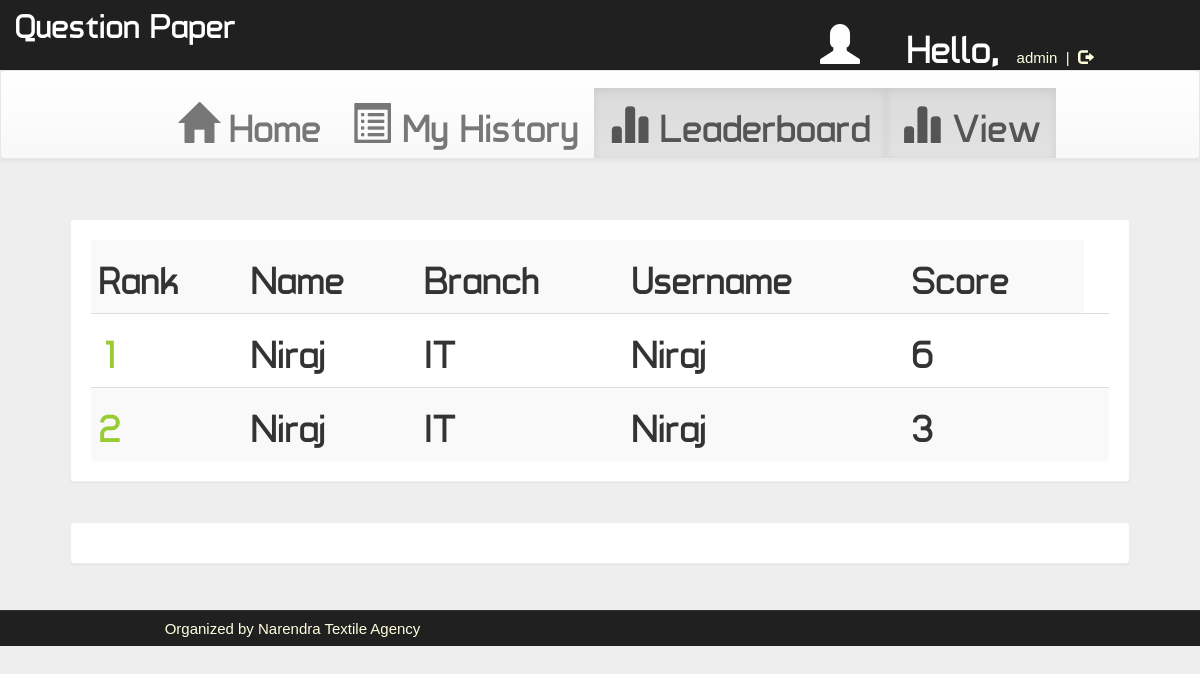
Screenshot of /account.php?q=3 (signed in) with the database file from the repository.
### tables this page shows
CREATE TABLE `rank` (
  `id` int(100) NOT NULL,
  `username` varchar(50) NOT NULL,
  `score` int(11) NOT NULL,
  `time` timestamp NOT NULL DEFAULT current_timestamp() ON UPDATE current_timestamp()
);

CREATE TABLE `user` (
  `id` int(100) NOT NULL,
  `name` varchar(50) NOT NULL,
  `rollno` varchar(20) NOT NULL,
  `branch` varchar(20) NOT NULL,
  `gender` varchar(5) NOT NULL,
  `username` varchar(50) NOT NULL,
  `phno` bigint(20) NOT NULL,
  `password` varchar(50) NOT NULL
);

### account.php (the view, shortened to what this page needs)
<!DOCTYPE html PUBLIC "-//W3C//DTD XHTML 1.0 Transitional//EN" "http://www.w3.org/TR/xhtml1/DTD/xhtml1-transitional.dtd">
<html xmlns="http://www.w3.org/1999/xhtml">
<head>
    <link rel="stylesheet" href="css/bootstrap.min.css" />
    <link rel="stylesheet" href="css/bootstrap-theme.min.css" />
    <link rel="stylesheet" href="css/main.css">
    <link rel="stylesheet" href="css/font.css">
</head>
<body>
    <div class="header">
        <div class="row">
            <div class="col-lg-6">
                <span class="logo">Question Paper</span>
            </div>
            <div class="col-md-4 col-md-offset-2">
                <?php
                include_once 'dbConnection.php';
                if (!(isset($_SESSION['username']))) {
                    header("location:index.php");
                } else {
                    $name     = $_SESSION['name'];
                    $username = $_SESSION['username'];
                    echo '<span class="pull-right top title1" ><span style="color:white"><span class="glyphicon glyphicon-user" aria-hidden="true"></span>&nbsp;&nbsp;&nbsp;&nbsp;Hello,</span> <span class="log log1" style="color:lightyellow">' . $username . '&nbsp;&nbsp;|&nbsp;&nbsp;<a href="logout.php?q=account.php" style="color:lightyellow"><span class="glyphicon glyphicon-log-out" aria-hidden="true"></span>&nbsp;Logout</button></a></span>';
                }
                ?>
            </div>
        </div>
    </div>
    <div class="bg">
        <nav class="navbar navbar-default title1">
            <div class="container-fluid">
                <div class="navbar-header">
                    <a class="navbar-brand" href="#"><b>&nbsp;&nbsp;&nbsp;&nbsp;&nbsp;&nbsp;&nbsp;&nbsp;&nbsp;&nbsp;&nbsp;&nbsp;&nbsp;&nbsp;&nbsp;&nbsp;&nbsp;&nbsp;&nbsp;&nbsp;&nbsp;&nbsp;&nbsp;&nbsp;&nbsp;</b></a>
                </div>
                <div class="collapse navbar-collapse" id="bs-example-navbar-collapse-1">
                    <ul class="nav navbar-nav">
                        <li <?php
                            if (@$_GET['q'] == 1)
                                echo 'class="active"';
                            ?>><a href="account.php?q=1"><span class="glyphicon glyphicon-home" aria-hidden="true"></span>&nbsp;Home<span class="sr-only">(current)</span></a></li>
                        <li <?php
                            if (@$_GET['q'] == 2)
                                echo 'class="active"';
                            ?>><a href="account.php?q=2"><span class="glyphicon glyphicon-list-alt" aria-hidden="true"></span>&nbsp;My History</a></li>
                        <li <?php
                            if (@$_GET['q'] == 3)
                                echo 'class="active"';
                            ?>><a href="account.php?q=3"><span class="glyphicon glyphicon-stats" aria-hidden="true"></span>&nbsp;Leaderboard</a></li>
                        <li <?php
                            if (@$_GET['q'] == 3)
                                echo 'class="active"';
                            ?>><a href="View.php"><span class="glyphicon glyphicon-stats" aria-hidden="true"></span>&nbsp;View</a></li>
                    </ul>
                </div>
            </div>
        </nav>
        <div class="container">
            <div class="row">
                <div class="col-md-12">
                    <?php
                    if (@$_GET['q'] == 3) {
                        if (isset($_GET['show'])) {
                            $show = $_GET['show'];
                            $showfrom = (($show - 1) * 10) + 1;
                            $showtill = $showfrom + 9;
                        } else {
                            $showfrom = 1;
                        }
                        $q = mysqli_query($con, "SELECT * FROM rank") or die('Error223');
                        echo '<div class="panel title">
<table class="table table-striped title1" >
<tr><td style="vertical-align:middle"><b>Rank</b></td><td style="vertical-align:middle"><b>Name</b></td><td style="vertical-align:middle"><b>Branch</b></td><td style="vertical-align:middle"><b>Username</b></td><td style="vertical-align:middle"><b>Score</b></td></tr>';
                        $c = $showfrom - 1;
                        $total = mysqli_num_rows($q);
                        if ($total >= $showfrom) {
                            $q = mysqli_query($con, "SELECT * FROM rank ORDER BY score DESC, time ASC LIMIT " . ($showfrom - 1) . ",10") or die('Error223');
                            while ($row = mysqli_fetch_array($q)) {
                                $e = $row['username'];
                                $s = $row['score'];
                                $q12 = mysqli_query($con, "SELECT * FROM user WHERE username='$e' ") or die('Error231');
                                while ($row = mysqli_fetch_array($q12)) {
                                    $name     = $row['name'];
                                    $branch   = $row['branch'];
                                    $username = $row['username'];
                                }
                                $c++;
                                echo '<tr><td style="color:#99cc32"><b>' . $c . '</b></td><td style="vertical-align:middle">' . $name . '</td><td style="vertical-align:middle">' . $branch . '</td><td style="vertical-align:middle">' . $username . '</td><td style="vertical-align:middle">' . $s . '</td><td style="vertical-align:middle">';
                            }
                        } else {
                        }
                        echo '</table></div>';
                        echo '<div class="panel title"><table class="table table-striped title1" ><tr>';
                        echo '</tr></table></div>';
                    }
                    ?>
                </div>
            </div>
        </div>
    </div>
    <div class="row footer">
        <div class="col-md-1 box"></div>
        <div class="col-md-4 box">
            <a href="#" data-toggle="modal" data-target="#developers" s style="color:lightyellow;" onmouseover="this.style('color:yellow')" target="new">Organized by Narendra Textile Agency</a>
        </div>
</body>
</html>

### css/main.css (style rules this page uses)
body { overflow-x:hidden;width:100%;font: 12px "Century Gothic", "Times Roman", sans-serif;background:#eee;min-height:550px;background-attachment:fixed; }
.bg { min-height:540px; }
.panel { border-color:#eee;margin:40px;padding:20px;font: 15px "Century Gothic", "Times Roman", sans-serif; }
.title { font-family:'typo'; }
.header { background:#202020;height:70px; }
.logo { font-family:'typo';font-size:35px;color:#ffffff;margin:15px; }
.title1 { font-size:40px ;font-family:'typo'; }
.footer { font-size:15px;text-align:center;border-top:1px solid;border-color:#323232;background-color:#202020; }
.footer a { margin:25px;color:#0000ff;text-decoration:none;font: 15px "Century Gothic", "Times Roman", sans-serif; }
.box { padding:9px; }
.top { margin-top:20px; }
.log1 { font: 15px 'Ubuntu', sans-serif;color:#0000ff;margin-left:10px; }
.log { margin:10px;margin-right:60px;margin-left:5px;color:#ffffb3;text-decoration:none;font-size:20px;font-size:15px; }

### rows the page displays
rank: user.name "Niraj", user.branch "IT", user.username "Niraj", score "6"
rank: score "3"
user: name "Niraj", branch "IT", username "Niraj"

### other values shown
$username "admin"
